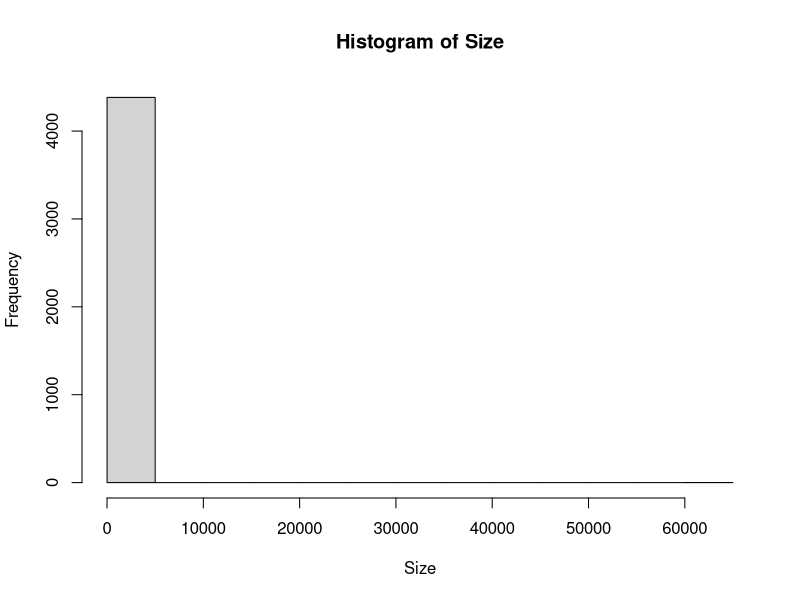
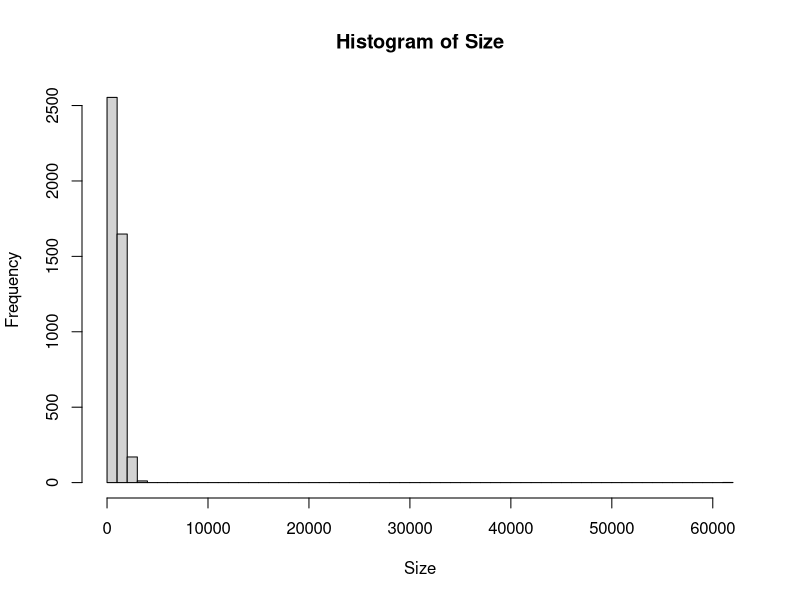
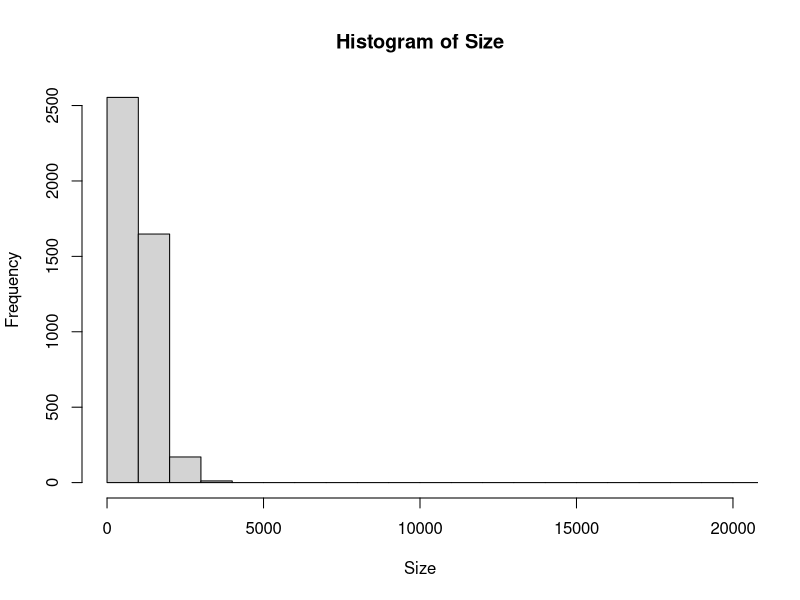
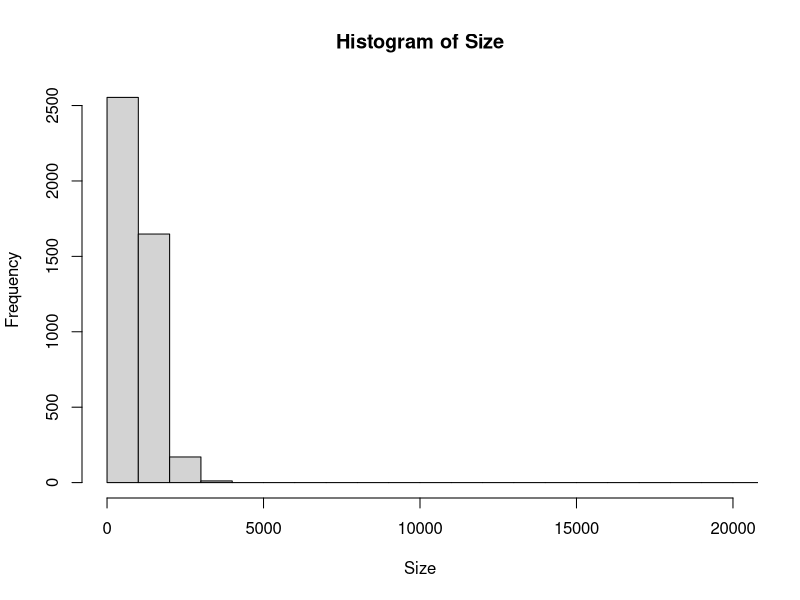
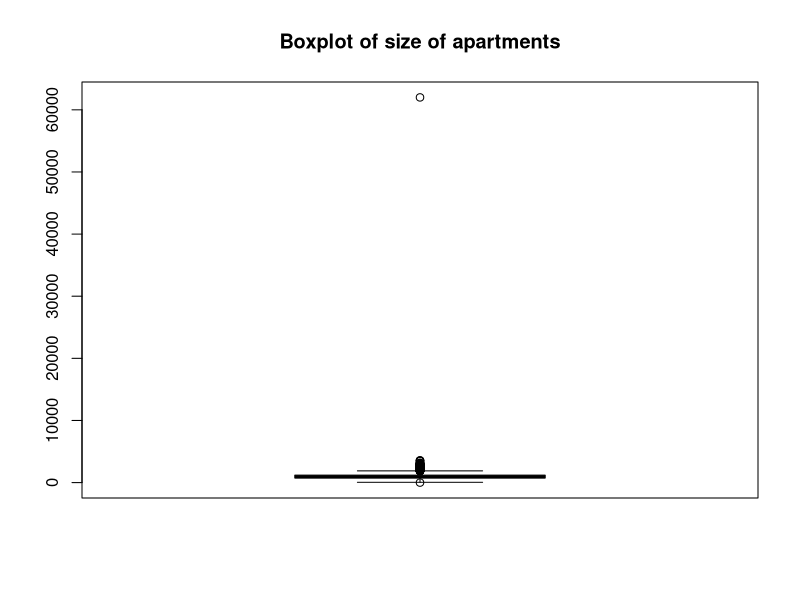
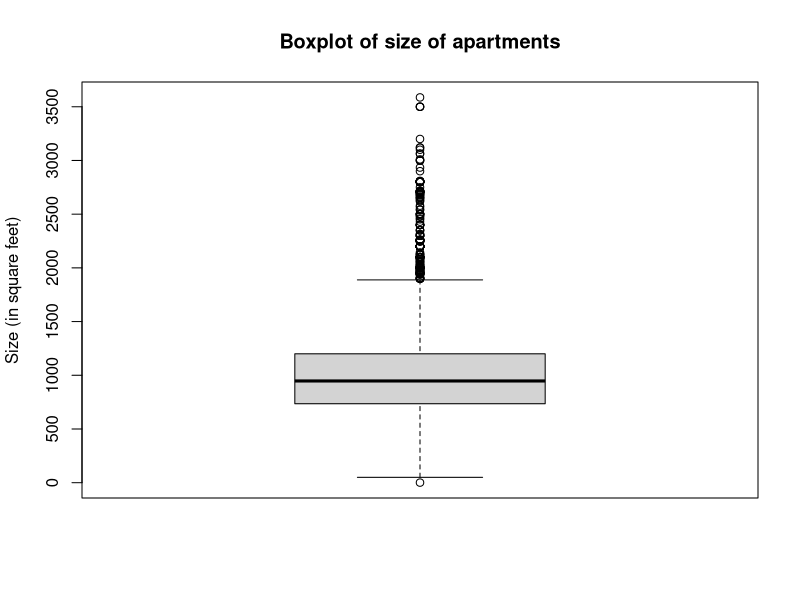
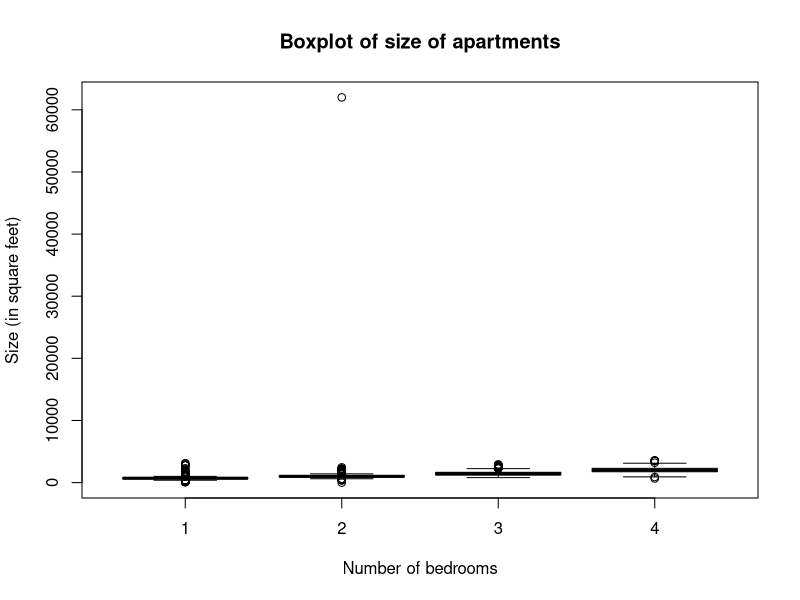
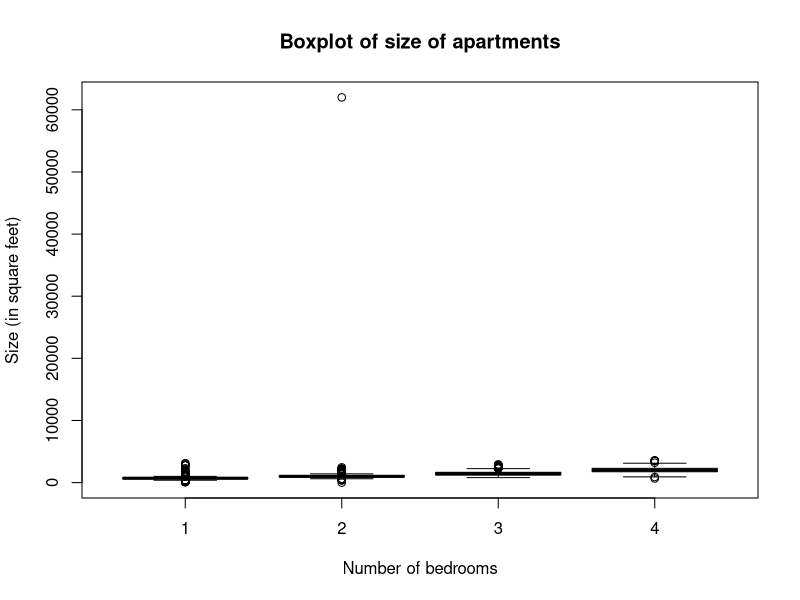

The R source for these figures, in order:
## ---- chunk 1
knitr::opts_chunk$set(echo = TRUE)
## ---- chunk 2
set.seed(4291)
# insert code here save the median of your simulated data as 
# 'medx'
## ---- chunk 3
set.seed(4291)
# insert code here save the median of your simulated data as 
# 'medx'
x <- rnorm(1000)
medx <- median(x)
medx
## ---- chunk 4
craigslist <- read.csv("craigslist.csv", 
                       header = TRUE, stringsAsFactors = FALSE)
#Check to see if everything looks as expected:
head(craigslist)
## ---- chunk 5
unique(craigslist$location)
## ---- chunk 6
craigslist[1, ]
## ---- chunk 7
# insert code here 

## ---- chunk 8
# Insert your code here:

## ---- chunk 9
# Insert your code here:

## ---- chunk 10
# Insert code here:

## ---- chunk 11
hist(craigslist$size, 
     main = "Histogram of Size", # plot title
     xlab = "Size")
## ---- chunk 12
hist(craigslist$size, 
     main = "Histogram of Size", # plot title
     xlab = "Size", breaks=50)
## ---- chunk 13
summary(craigslist$size)
## ---- chunk 14
hist(craigslist$size, 
     main = "Histogram of Size", # plot title
     xlab = "Size", breaks=50,
     xlim=c(0,20000))
## ---- chunk 15
# Fix this code:
hist(craigslist$size, 
     main = "Histogram of Size", # plot title
     xlab = "Size", breaks=50,
     xlim=c(0,20000))
## ---- chunk 16
#Insert code here:

## ---- chunk 17
#Insert code here:

## ---- chunk 18
boxplot(craigslist$size, 
     main = "Boxplot of size of apartments"
) 
## ---- chunk 19
boxplot(craigslist$size[craigslist$size<60000], 
     main = "Boxplot of size of apartments",
     ylab="Size (in square feet)"
) 
## ---- chunk 20
boxplot( craigslist$size ~ craigslist$brs , 
     main = "Boxplot of size of apartments",
     ylab="Size (in square feet)",
     xlab="Number of bedrooms"
) 
## ---- chunk 21
boxplot(size ~ brs, data=craigslist, 
     main = "Boxplot of size of apartments",
     ylab="Size (in square feet)",
     xlab="Number of bedrooms"
) 
## ---- chunk 22
boxplot(size ~ brs, data=craigslist[craigslist$size<60000,], 
     main = "Boxplot of size of apartments",
     ylab="Size (in square feet)",
     xlab="Number of bedrooms"
) 
## ---- chunk 23
# insert code here 


## ---- chunk 24
#Insert code here

## ---- chunk 25
# insert code here


## ---- chunk 26
library(ggplot2)
## ---- chunk 27
hist(craigslist$size, 
     main = "Histogram of Size", # plot title
     xlab = "Size", breaks=50)
## ---- chunk 28
# ggplot version
ggplot(data = craigslist)
## ---- chunk 29
# ggplot version
ggplot(data = craigslist) + geom_histogram(aes(x = size),bins = 50)
## ---- chunk 30
# ggplot version
ggplot(data = craigslist) +
  geom_histogram(bins = 50, aes(x = size)) +
  labs(x = 'Size', title = 'Histogram of Size') + #provide axis, plot labels
  xlim(0,20000) + # zoom in
  theme_bw() #change to black and white, instead of grey background
## ---- chunk 31
# ggplot version
ggplot(data = craigslist) +
  geom_histogram(bins = 50, aes(x = size), fill="light pink", color = "blue") +
  labs(x = 'Size', title = 'Histogram of Size') + #provide axis, plot labels
  xlim(0,1000) + # zoom in
facet_wrap(~factor(brs))+
  theme_bw() #change to black and white, instead of grey background
## ---- chunk 32
# ggplot version
ggplot(data = craigslist) +
  geom_histogram(bins = 50, aes(x = size,..density..), fill="light pink", color = "blue") +
  labs(x = 'Size', title = 'Histogram of Size') + #provide axis, plot labels
  xlim(0,1000) + # zoom in
facet_wrap(~factor(brs))+
  theme_bw() #change to black and white, instead of grey background
## ---- chunk 33
boxplot(craigslist$size[craigslist$size<60000], 
     main = "Boxplot of size of apartments",
     ylab="Size (in square feet)"
) 
## ---- chunk 34
ggplot(craigslist[craigslist$size<60000,]) +
  geom_boxplot(aes(y = size)) +
  labs(y = 'Size (in square feet)', title = 'Boxplot of size apartment') +
  theme_bw() 
## ---- chunk 35
ggplot(craigslist[craigslist$size<60000,]) +
  geom_boxplot(aes(y = size)) +
  labs(y = 'Size (in square feet)', title = 'Boxplot of size apartment') +
  theme_bw() + # theme_bw needs to be before theme
  theme(axis.ticks.x = element_blank(), axis.text.x = element_blank()) # remove x axis ticks and labels
## ---- chunk 36
boxplot(size ~brs , data=craigslist[craigslist$size<60000,],
     main = "Boxplot of size of apartments",
     ylab="Size (in square feet)",
     xlab="Number of bedrooms"
) 
## ---- chunk 37
ggplot(craigslist[craigslist$size<60000,]) + 
  geom_boxplot(aes(x = factor(brs), y = size)) +
  labs(x = 'Number of bedrooms',
       y = 'Size (in square feet)', 
       title = 'Boxplot of apartment size') +
  theme_bw() 
## ---- chunk 38
ggplot(craigslist[craigslist$size<60000,]) + geom_point(aes(x=price,y=size))
## ---- chunk 39
ggplot(craigslist[craigslist$size<60000,]) + geom_point(aes(x=price,y=size, color=factor(brs)))
## ---- chunk 40
# insert code here


